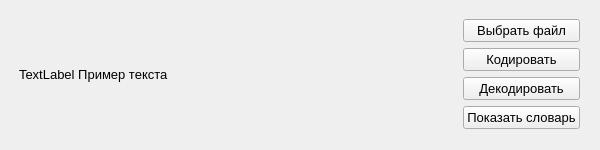
<?xml version="1.0" encoding="UTF-8"?>
<ui version="4.0">
 <class>MainWindow</class>
 <widget class="QMainWindow" name="MainWindow">
  <property name="enabled">
   <bool>true</bool>
  </property>
  <property name="geometry">
   <rect>
    <x>0</x>
    <y>0</y>
    <width>600</width>
    <height>150</height>
   </rect>
  </property>
  <property name="sizePolicy">
   <sizepolicy hsizetype="Fixed" vsizetype="Fixed">
    <horstretch>0</horstretch>
    <verstretch>0</verstretch>
   </sizepolicy>
  </property>
  <property name="minimumSize">
   <size>
    <width>600</width>
    <height>150</height>
   </size>
  </property>
  <property name="maximumSize">
   <size>
    <width>600</width>
    <height>150</height>
   </size>
  </property>
  <property name="font">
   <font>
    <pointsize>10</pointsize>
   </font>
  </property>
  <property name="contextMenuPolicy">
   <enum>Qt::NoContextMenu</enum>
  </property>
  <property name="windowTitle">
   <string>MainWindow</string>
  </property>
  <property name="statusTip">
   <string notr="true"/>
  </property>
  <property name="whatsThis">
   <string/>
  </property>
  <property name="dockOptions">
   <set>QMainWindow::AllowTabbedDocks|QMainWindow::AnimatedDocks</set>
  </property>
  <widget class="QWidget" name="centralwidget">
   <widget class="QWidget" name="gridLayoutWidget">
    <property name="geometry">
     <rect>
      <x>19</x>
      <y>9</y>
      <width>561</width>
      <height>151</height>
     </rect>
    </property>
    <layout class="QGridLayout" name="gridLayout">
     <item row="0" column="0">
      <widget class="QLabel" name="GREETINGS">
       <property name="font">
        <font>
         <pointsize>10</pointsize>
        </font>
       </property>
       <property name="layoutDirection">
        <enum>Qt::RightToLeft</enum>
       </property>
       <property name="text">
        <string>TextLabel Пример текста</string>
       </property>
       <property name="alignment">
        <set>Qt::AlignLeading|Qt::AlignLeft|Qt::AlignVCenter</set>
       </property>
       <property name="margin">
        <number>0</number>
       </property>
      </widget>
     </item>
     <item row="0" column="1">
      <layout class="QVBoxLayout" name="verticalLayout_2">
       <item>
        <widget class="QPushButton" name="choose">
         <property name="text">
          <string>Выбрать файл</string>
         </property>
        </widget>
       </item>
       <item>
        <widget class="QPushButton" name="encode">
         <property name="text">
          <string>Кодировать</string>
         </property>
        </widget>
       </item>
       <item>
        <widget class="QPushButton" name="decode">
         <property name="text">
          <string>Декодировать</string>
         </property>
        </widget>
       </item>
       <item>
        <widget class="QPushButton" name="show_dict">
         <property name="text">
          <string>Показать словарь</string>
         </property>
        </widget>
       </item>
      </layout>
     </item>
     <item row="1" column="0">
      <spacer name="horizontalSpacer">
       <property name="orientation">
        <enum>Qt::Horizontal</enum>
       </property>
       <property name="sizeHint" stdset="0">
        <size>
         <width>40</width>
         <height>20</height>
        </size>
       </property>
      </spacer>
     </item>
    </layout>
   </widget>
  </widget>
 </widget>
 <resources/>
 <connections/>
</ui>
